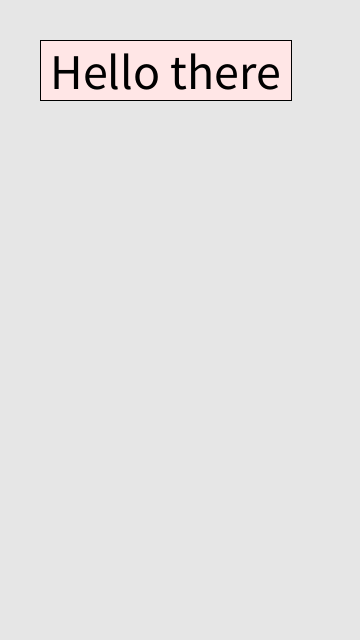
Frame 1 (no input)
Frame 60 (the mouse pressed at the canvas centre just before this capture): identical to frame 1, image omitted
Frame 120 (the mouse held since frame 60 and released just before this capture): identical to frame 1, image omitted

The Processing sketch that drew this single still picture (run headless with seeded random() and noise(); from frame 60 on, the mouse is pressed at the canvas centre):

// Processing sketch: Informatica_app
// ── Informatica_app.pde
//Informatica applicatie door Milan & Quinten 5vD, JHk
//Scene 0 = main scherm, includeerd een grafiek die je kan bewegen aan de bovenste helft, en een onderkant van de variabelen
//Scene 1 = scherm waar je de functies kan invoegen
//scene 2 = scherm waar je de grafiek kan uitlezen, includeerd een grafiek die je kan bewegen aan de bovenste helft
int scene = 0;
PVector size;
color buttonColor = color(255, 230, 230);
color buttonPressedColor = color(225, 200, 200);
Button[] button = new Button[1];
boolean[] buttonPressed = new boolean[button.length];

void setup() {
  //fullScreen();
  size(360, 640);
  size = new PVector(width/360, height/640);
  
  //Als je een nieuwe button maakt met width = 0, dan wordt de width automatisch ingesteld!
  button[0] = new Button(40, 40, 0, 60, 0, "Hello there", -5);
}

void draw() {
  background(230);
  DrawButtons();
  switch(scene) {
    case 0:
      SceneOneDraw();
    case 1:
      SceneTwoDraw();
    case 2:
      SceneThreeDraw();
  }
}

void SceneOneDraw() {
  
}

void SceneTwoDraw() {
  
}

void SceneThreeDraw() {
  
}





void DrawButtons() {
  for (int i = 0; i < button.length; i++) {
    if (buttonPressed[i]) {
      button[i].show(true);
    }
    else {
      button[i].show(false);
    }
    //button[i].button();
  }
}




void mouseReleased() {
  for (int i = 0; i < button.length; i++) {
    buttonPressed[i] = false;
  }
  
  for (int i = 0; i < button.length; i++) {
    if (mouseX > button[i].bx && mouseX < button[i].bx + button[i].bwidth && mouseY > button[i].by && mouseY < button[i].by + button[i].bheight) {
      buttonPressed[i] = false;
      button[i].pressed();
    }
  }
}

void mousePressed() {
  for (int i = 0; i < button.length; i++) {
    if (mouseX > button[i].bx && mouseX < button[i].bx + button[i].bwidth && mouseY > button[i].by && mouseY < button[i].by + button[i].bheight) {
      buttonPressed[i] = true;
    }
  }
}

// ── Button.pde
class Button {
  float bx, by, bwidth, bheight;
  int functionality;
  String text;
  float textHeightOffset;
  
  Button (float x, float y, float _width, float _height, int _functionality, String _text, float _textHeightOffset) {
    bx = x*size.x;
    by = y*size.y;
    bheight = _height*size.y;
    if (_width > 0) {
      bwidth = _width*size.x;
    }
    else {
      textSize(bheight - 10);
      bwidth = textWidth(_text) + 20;
    }
    text = _text;
    textHeightOffset = _textHeightOffset;
  }
  void show(boolean held) {
    if (!held) {
      fill(buttonColor);
    }
    else {
      fill(buttonPressedColor);
    }
    rect(bx, by, bwidth, bheight);
    textSize(bheight - 10);
    fill(0);
    text(text, bx + 10, by + bheight*1.05-9.5 + textHeightOffset);
    
  }
  
  void pressed() {
    switch(functionality) {
      case 0:
        print("button 0 pressed");
      case 1:
        
    }
  }
  
}
